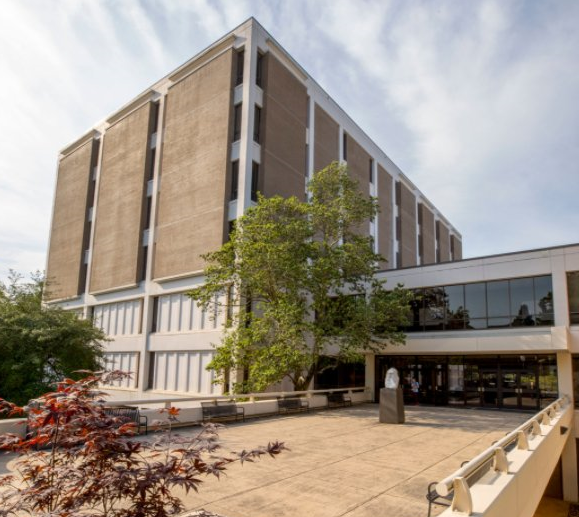
#> input picture boyd.png, 579 x 517 px, found by its file name
$ jupyter execute Sobel_EdgeDetection_Python_OpenCV.ipynb   (older library calls are emulated)
#> lines starting #> are read from the running program, lines starting #| are printed output that depends on the picture
[cell 1]
from google.colab import drive
drive.mount('/content/drive')

[cell 2]
import cv2
import numpy as np
from matplotlib import pyplot as plt
from google.colab.patches import cv2_imshow
print('OpenCV Version: ', cv2.__version__)

[cell 3]
original_img_1 = cv2.imread('/content/drive/My Drive/Tutorials/Data/boyd.png')
#> original_img_1 is the input picture: shape (517, 579, 3); mean B, G, R 134.2, 146.6, 157.4
h, w, c = original_img_1.shape
#> h = 517; w = 579; c = 3

original_img_1_height, original_img_1_width = original_img_1.shape[:2]
#> original_img_1_height = 517; original_img_1_width = 579
print('Original Image #1 Width: ', original_img_1_width)
#| Original Image #1 Width:  579
print ('Original Image #1 Height: ', original_img_1_height)
#| Original Image #1 Height:  517

plt.figure(figsize = (10,10))

plt.subplot(121),plt.imshow(cv2.cvtColor(original_img_1, cv2.COLOR_BGR2RGB)),plt.title('Original Image #1')
plt.xticks([]), plt.yticks([])
plt.show()

[cell 4]
# Edge detection using Sobel algorithms

# Sobel edge detector for RGB image
sobelEdgesColor_x = cv2.Sobel(original_img_1,cv2.CV_64F,1,0,ksize=5)  # Vertical Edges
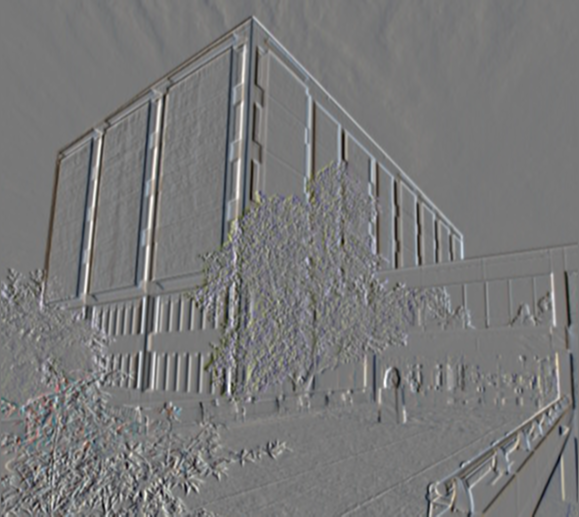
#> sobelEdgesColor_x: shape (517, 579, 3) float64; mean B, G, R -8.9, -10.8, -10.6; drawn with min black and max white
sobelEdgesColor_y = cv2.Sobel(original_img_1,cv2.CV_64F,0,1,ksize=5)  # Horizontal Edges
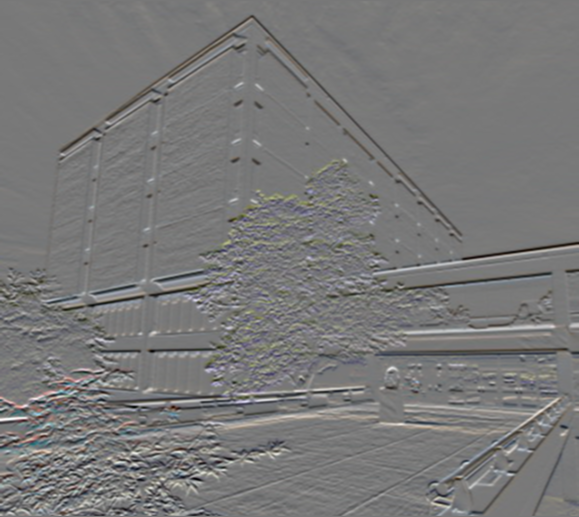
#> sobelEdgesColor_y: shape (517, 579, 3) float64; mean B, G, R -27, -16.7, -6.8; drawn with min black and max white

# Sobel edge detector for Gray image
original_img_1_gray = cv2.cvtColor(original_img_1, cv2.COLOR_BGR2GRAY)
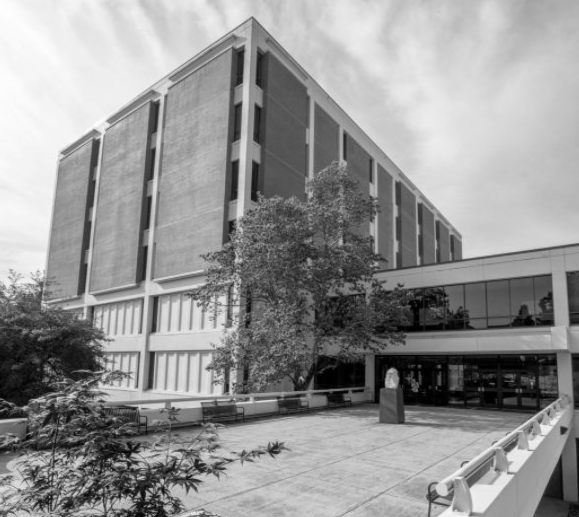
#> original_img_1_gray: shape (517, 579); min 0, max 254, mean 148.5
sobelEdgesGray_x = cv2.Sobel(original_img_1_gray,cv2.CV_64F,1,0,ksize=5)  # Vertical Edges
sobelEdgesGray_y = cv2.Sobel(original_img_1_gray,cv2.CV_64F,0,1,ksize=5)  # Horizontal Edges

plt.figure(figsize = (20,20))

plt.subplot(321),plt.imshow(cv2.cvtColor(original_img_1, cv2.COLOR_BGR2RGB)),plt.title('Original Image')
plt.xticks([]), plt.yticks([])
plt.subplot(323),plt.imshow(sobelEdgesColor_x),plt.title('Sobel Result - Color - Vertical')
plt.xticks([]), plt.yticks([])
plt.subplot(324),plt.imshow(sobelEdgesColor_y),plt.title('Sobel Result - Color - Horizontal')
plt.xticks([]), plt.yticks([])
plt.subplot(325),plt.imshow(sobelEdgesGray_x, cmap = 'gray'),plt.title('Sobel Result - Gray - Vertical')
plt.xticks([]), plt.yticks([])
plt.subplot(326),plt.imshow(sobelEdgesGray_y, cmap = 'gray'),plt.title('Sobel Result - Gray - Horizontal')
plt.xticks([]), plt.yticks([])

plt.show()
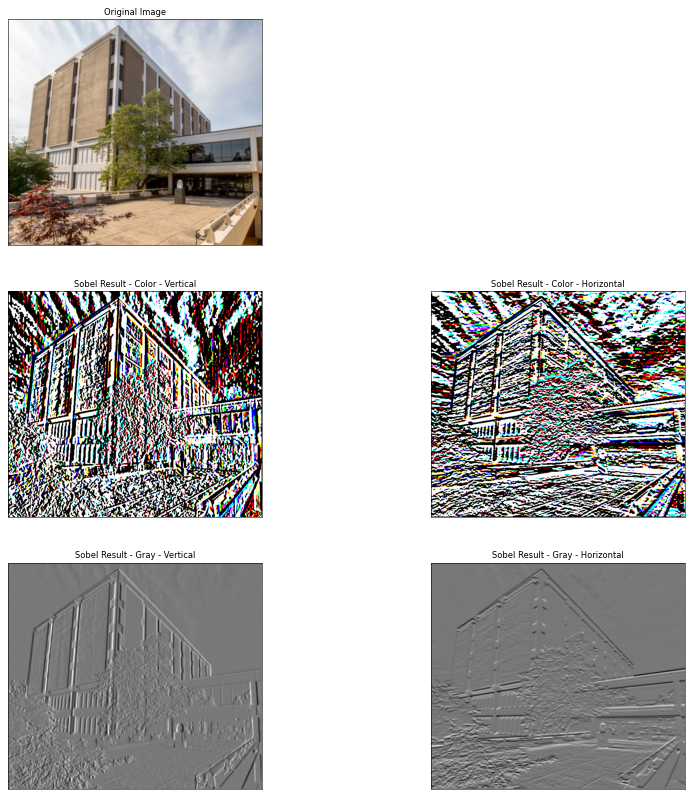
#> figure drawn by matplotlib, 5 panels; B, G, R data is drawn as R, G, B
